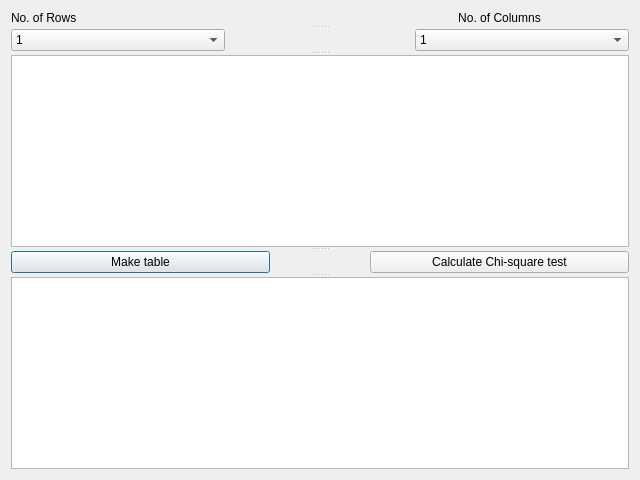
<?xml version="1.0" encoding="UTF-8"?>
<ui version="4.0">
 <class>Dialog</class>
 <widget class="QDialog" name="Dialog">
  <property name="geometry">
   <rect>
    <x>0</x>
    <y>0</y>
    <width>640</width>
    <height>480</height>
   </rect>
  </property>
  <property name="windowTitle">
   <string>Dialog</string>
  </property>
  <layout class="QHBoxLayout" name="horizontalLayout_4">
   <item>
    <widget class="QSplitter" name="splitter">
     <property name="orientation">
      <enum>Qt::Vertical</enum>
     </property>
     <widget class="QWidget" name="layoutWidget">
      <layout class="QHBoxLayout" name="horizontalLayout_2">
       <property name="spacing">
        <number>100</number>
       </property>
       <item>
        <widget class="QLabel" name="label">
         <property name="text">
          <string>No. of Rows</string>
         </property>
        </widget>
       </item>
       <item>
        <widget class="QLabel" name="label_2">
         <property name="text">
          <string>No. of Columns</string>
         </property>
         <property name="alignment">
          <set>Qt::AlignCenter</set>
         </property>
        </widget>
       </item>
      </layout>
     </widget>
     <widget class="QWidget" name="layoutWidget">
      <layout class="QHBoxLayout" name="horizontalLayout">
       <property name="spacing">
        <number>190</number>
       </property>
       <item>
        <widget class="QComboBox" name="comboBox">
         <property name="maxVisibleItems">
          <number>20</number>
         </property>
         <item>
          <property name="text">
           <string>1</string>
          </property>
         </item>
         <item>
          <property name="text">
           <string>2</string>
          </property>
         </item>
         <item>
          <property name="text">
           <string>3</string>
          </property>
         </item>
         <item>
          <property name="text">
           <string>4</string>
          </property>
         </item>
         <item>
          <property name="text">
           <string>5</string>
          </property>
         </item>
         <item>
          <property name="text">
           <string>6</string>
          </property>
         </item>
         <item>
          <property name="text">
           <string>7</string>
          </property>
         </item>
         <item>
          <property name="text">
           <string>8</string>
          </property>
         </item>
         <item>
          <property name="text">
           <string>9</string>
          </property>
         </item>
         <item>
          <property name="text">
           <string>10</string>
          </property>
         </item>
         <item>
          <property name="text">
           <string/>
          </property>
         </item>
        </widget>
       </item>
       <item>
        <widget class="QComboBox" name="comboBox_2">
         <property name="maxVisibleItems">
          <number>20</number>
         </property>
         <item>
          <property name="text">
           <string>1</string>
          </property>
         </item>
         <item>
          <property name="text">
           <string>2</string>
          </property>
         </item>
         <item>
          <property name="text">
           <string>3</string>
          </property>
         </item>
         <item>
          <property name="text">
           <string>4</string>
          </property>
         </item>
         <item>
          <property name="text">
           <string>5</string>
          </property>
         </item>
         <item>
          <property name="text">
           <string>6</string>
          </property>
         </item>
         <item>
          <property name="text">
           <string>7</string>
          </property>
         </item>
         <item>
          <property name="text">
           <string>8</string>
          </property>
         </item>
         <item>
          <property name="text">
           <string>9</string>
          </property>
         </item>
         <item>
          <property name="text">
           <string>10</string>
          </property>
         </item>
        </widget>
       </item>
      </layout>
     </widget>
     <widget class="QTableView" name="tableView"/>
     <widget class="QWidget" name="layoutWidget">
      <layout class="QHBoxLayout" name="horizontalLayout_3">
       <property name="spacing">
        <number>100</number>
       </property>
       <item>
        <widget class="QPushButton" name="pushButton_2">
         <property name="text">
          <string>Make table</string>
         </property>
        </widget>
       </item>
       <item>
        <widget class="QPushButton" name="pushButton">
         <property name="text">
          <string>Calculate Chi-square test</string>
         </property>
        </widget>
       </item>
      </layout>
     </widget>
     <widget class="QPlainTextEdit" name="plainTextEdit"/>
    </widget>
   </item>
  </layout>
 </widget>
 <resources/>
 <connections/>
</ui>
